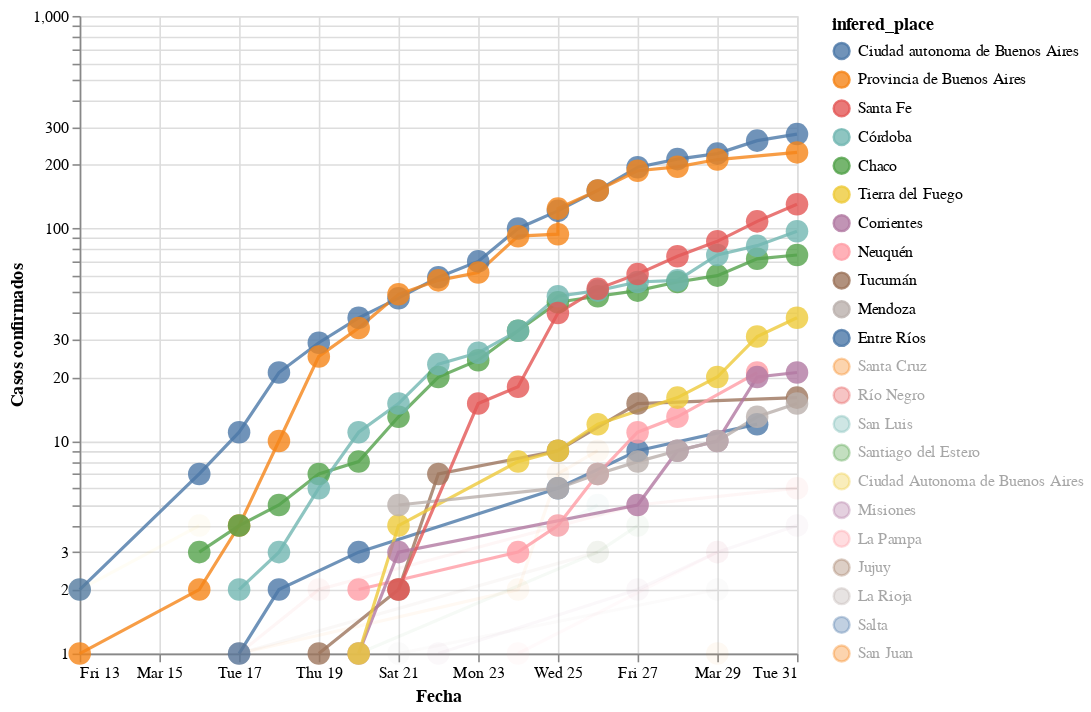

Notebook code cell kept with this figure:
### Markdown cell above
### Evolucion en el tiempo de la cantidad de casos totales

Nota de color: **Los graficos se actualizan solos!!**. Una vez por hora se corre el script que busca la data y arma los graficos via una [action de github](https://github.com/elsonidoq/covid-19-argentina/actions)

### Code cell
#hide_input
plot_evolution(cnt_by_place[cnt_by_place >=10].index.tolist())

### Figure 1 — Vega-Lite specification as saved in the notebook (floating-point values rounded to 4 significant figures; data arrays with more than 128 entries replaced by an {"elided": "..."} marker saying what was removed)
{"config": {"view": {"continuousWidth": 400, "continuousHeight": 300}, "point": {"size": 200}, "title": {"align": "center"}}, "data": {"name": "data-7676065f286c621c737913f88ea3ad94"}, "mark": {"type": "line", "point": true, "radius": 150}, "encoding": {"color": {"type": "nominal", "field": "infered_place", "sort": ["Ciudad autonoma de Buenos Aires", "Provincia de Buenos Aires", "Santa Fe", "Córdoba", "Chaco", "Tierra del Fuego", "Corrientes", "Neuquén", "Tucumán", "Mendoza", "Entre Ríos", "Santa Cruz", "Río Negro", "San Luis", "Santiago del Estero", "Ciudad Autonoma de Buenos Aires", "Misiones", "La Pampa", "Jujuy", "La Rioja", "Salta", "San Juan"]}, "opacity": {"condition": {"value": 0.8, "selection": "selector001"}, "value": 0.05}, "tooltip": [{"type": "nominal", "field": "place"}, {"type": "nominal", "field": "acum"}, {"type": "nominal", "field": "infered_place"}, {"type": "quantitative", "field": "infered_place_score"}, {"type": "quantitative", "field": "infected"}, {"type": "temporal", "field": "date"}, {"type": "quantitative", "field": "days_from_first_infection"}, {"type": "quantitative", "field": "cum_infected"}], "x": {"type": "temporal", "axis": {"title": "Fecha"}, "field": "date"}, "y": {"type": "quantitative", "axis": {"title": "Casos confirmados"}, "field": "cum_infected", "scale": {"type": "log"}}}, "height": 400, "selection": {"selector001": {"type": "multi", "fields": ["infered_place"], "bind": "legend", "init": [{"infered_place": "Ciudad autonoma de Buenos Aires"}, {"infered_place": "Provincia de Buenos Aires"}, {"infered_place": "Santa Fe"}, {"infered_place": "Córdoba"}, {"infered_place": "Chaco"}, {"infered_place": "Tierra del Fuego"}, {"infered_place": "Corrientes"}, {"infered_place": "Neuquén"}, {"infered_place": "Tucumán"}, {"infered_place": "Mendoza"}, {"infered_place": "Entre Ríos"}]}}, "width": 450, "$schema": "https://vega.github.io/schema/vega-lite/v4.8.1.json", "datasets": {"data-7676065f286c621c737913f88ea3ad94": {"elided": "145 records"}}}
